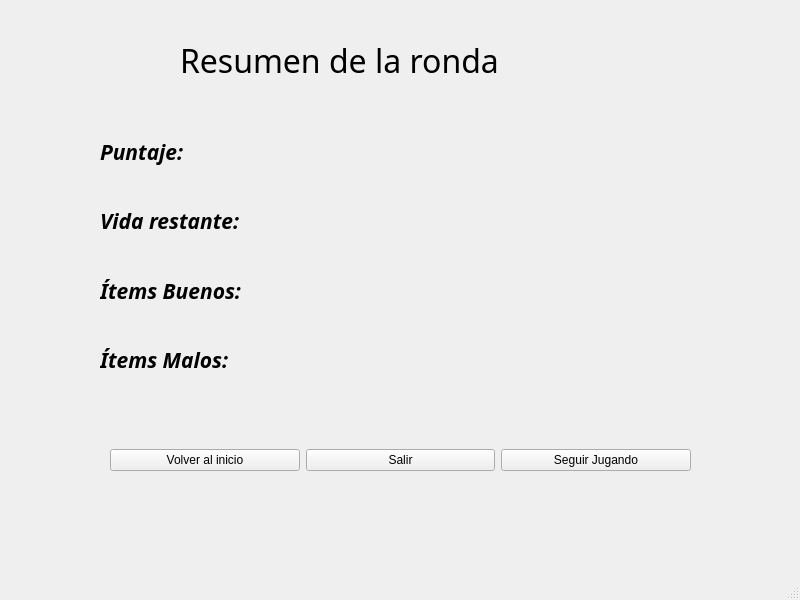
<?xml version="1.0" encoding="UTF-8"?>
<ui version="4.0">
 <class>MainWindow</class>
 <widget class="QMainWindow" name="MainWindow">
  <property name="geometry">
   <rect>
    <x>0</x>
    <y>0</y>
    <width>800</width>
    <height>600</height>
   </rect>
  </property>
  <property name="windowTitle">
   <string>Ventana Post Ronda</string>
  </property>
  <widget class="QWidget" name="centralwidget">
   <widget class="QLabel" name="label">
    <property name="geometry">
     <rect>
      <x>180</x>
      <y>30</y>
      <width>471</width>
      <height>61</height>
     </rect>
    </property>
    <property name="font">
     <font>
      <family>Ravie</family>
      <pointsize>24</pointsize>
     </font>
    </property>
    <property name="text">
     <string>Resumen de la ronda</string>
    </property>
   </widget>
   <widget class="QLabel" name="foto">
    <property name="geometry">
     <rect>
      <x>430</x>
      <y>120</y>
      <width>291</width>
      <height>291</height>
     </rect>
    </property>
    <property name="text">
     <string/>
    </property>
   </widget>
   <widget class="QWidget" name="verticalLayoutWidget">
    <property name="geometry">
     <rect>
      <x>100</x>
      <y>120</y>
      <width>211</width>
      <height>271</height>
     </rect>
    </property>
    <layout class="QVBoxLayout" name="verticalLayout">
     <item>
      <widget class="QLabel" name="label_3">
       <property name="font">
        <font>
         <family>Segoe UI Black</family>
         <pointsize>16</pointsize>
         <weight>75</weight>
         <italic>true</italic>
         <bold>true</bold>
        </font>
       </property>
       <property name="text">
        <string>Puntaje: </string>
       </property>
      </widget>
     </item>
     <item>
      <widget class="QLabel" name="label_4">
       <property name="font">
        <font>
         <family>Segoe UI Black</family>
         <pointsize>16</pointsize>
         <weight>75</weight>
         <italic>true</italic>
         <bold>true</bold>
        </font>
       </property>
       <property name="text">
        <string>Vida restante: </string>
       </property>
      </widget>
     </item>
     <item>
      <widget class="QLabel" name="label_5">
       <property name="font">
        <font>
         <family>Segoe UI Black</family>
         <pointsize>16</pointsize>
         <weight>75</weight>
         <italic>true</italic>
         <bold>true</bold>
        </font>
       </property>
       <property name="text">
        <string>Ítems Buenos: </string>
       </property>
      </widget>
     </item>
     <item>
      <widget class="QLabel" name="label_2">
       <property name="font">
        <font>
         <family>Segoe UI Black</family>
         <pointsize>16</pointsize>
         <weight>75</weight>
         <italic>true</italic>
         <bold>true</bold>
        </font>
       </property>
       <property name="text">
        <string>Ítems Malos:</string>
       </property>
      </widget>
     </item>
    </layout>
   </widget>
   <widget class="QWidget" name="verticalLayoutWidget_2">
    <property name="geometry">
     <rect>
      <x>309</x>
      <y>120</y>
      <width>81</width>
      <height>271</height>
     </rect>
    </property>
    <layout class="QVBoxLayout" name="verticalLayout_2">
     <item>
      <widget class="QLabel" name="label_puntaje">
       <property name="font">
        <font>
         <family>Rockwell Extra Bold</family>
         <pointsize>14</pointsize>
         <weight>75</weight>
         <bold>true</bold>
        </font>
       </property>
       <property name="layoutDirection">
        <enum>Qt::LeftToRight</enum>
       </property>
       <property name="autoFillBackground">
        <bool>true</bool>
       </property>
       <property name="text">
        <string/>
       </property>
      </widget>
     </item>
     <item>
      <widget class="QLabel" name="label_vida">
       <property name="font">
        <font>
         <family>Rockwell Extra Bold</family>
         <pointsize>14</pointsize>
         <weight>75</weight>
         <bold>true</bold>
        </font>
       </property>
       <property name="styleSheet">
        <string notr="true">alternate-background-color: rgb(170, 85, 0);</string>
       </property>
       <property name="text">
        <string/>
       </property>
      </widget>
     </item>
     <item>
      <widget class="QLabel" name="label_items_buenos">
       <property name="font">
        <font>
         <family>Rockwell Extra Bold</family>
         <pointsize>14</pointsize>
         <weight>75</weight>
         <bold>true</bold>
        </font>
       </property>
       <property name="text">
        <string/>
       </property>
      </widget>
     </item>
     <item>
      <widget class="QLabel" name="label_items_malos">
       <property name="font">
        <font>
         <family>Rockwell Extra Bold</family>
         <pointsize>14</pointsize>
        </font>
       </property>
       <property name="text">
        <string/>
       </property>
      </widget>
     </item>
    </layout>
   </widget>
   <widget class="QLabel" name="label_mensaje">
    <property name="enabled">
     <bool>true</bool>
    </property>
    <property name="geometry">
     <rect>
      <x>180</x>
      <y>500</y>
      <width>461</width>
      <height>31</height>
     </rect>
    </property>
    <property name="text">
     <string/>
    </property>
    <property name="wordWrap">
     <bool>false</bool>
    </property>
   </widget>
   <widget class="QWidget" name="horizontalLayoutWidget">
    <property name="geometry">
     <rect>
      <x>110</x>
      <y>440</y>
      <width>581</width>
      <height>41</height>
     </rect>
    </property>
    <layout class="QHBoxLayout" name="horizontalLayout">
     <item>
      <widget class="QPushButton" name="boton_inicio">
       <property name="text">
        <string>Volver al inicio</string>
       </property>
      </widget>
     </item>
     <item>
      <widget class="QPushButton" name="boton_salir">
       <property name="text">
        <string>Salir</string>
       </property>
      </widget>
     </item>
     <item>
      <widget class="QPushButton" name="boton_seguir_jugando">
       <property name="enabled">
        <bool>true</bool>
       </property>
       <property name="text">
        <string>Seguir Jugando</string>
       </property>
      </widget>
     </item>
    </layout>
   </widget>
  </widget>
  <widget class="QMenuBar" name="menubar">
   <property name="geometry">
    <rect>
     <x>0</x>
     <y>0</y>
     <width>800</width>
     <height>21</height>
    </rect>
   </property>
  </widget>
  <widget class="QStatusBar" name="statusbar"/>
 </widget>
 <resources/>
 <connections/>
</ui>
